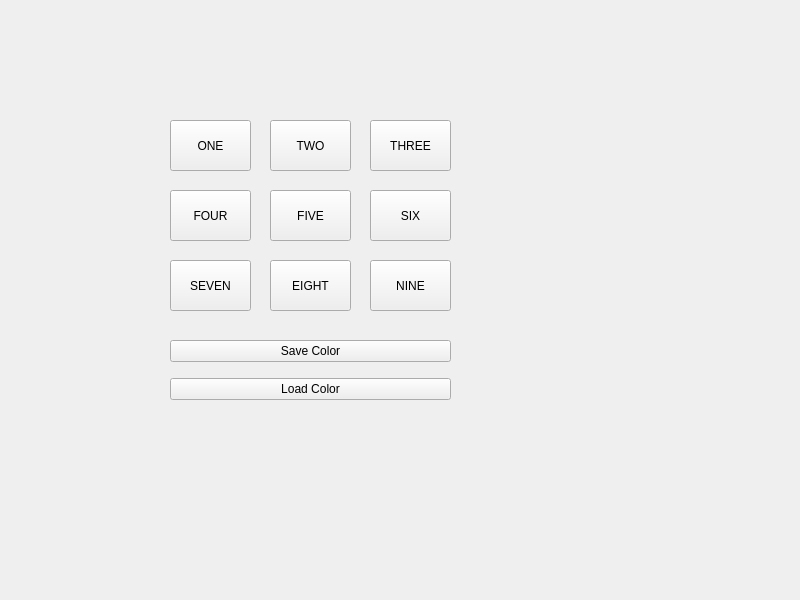
<?xml version="1.0" encoding="UTF-8"?>
<ui version="4.0">
 <class>Widget</class>
 <widget class="QWidget" name="Widget">
  <property name="geometry">
   <rect>
    <x>0</x>
    <y>0</y>
    <width>800</width>
    <height>600</height>
   </rect>
  </property>
  <property name="windowTitle">
   <string>Widget</string>
  </property>
  <widget class="QPushButton" name="Button_1">
   <property name="geometry">
    <rect>
     <x>170</x>
     <y>120</y>
     <width>81</width>
     <height>51</height>
    </rect>
   </property>
   <property name="text">
    <string>ONE</string>
   </property>
  </widget>
  <widget class="QPushButton" name="Button_8">
   <property name="geometry">
    <rect>
     <x>270</x>
     <y>260</y>
     <width>81</width>
     <height>51</height>
    </rect>
   </property>
   <property name="text">
    <string>EIGHT</string>
   </property>
  </widget>
  <widget class="QPushButton" name="Button_2">
   <property name="geometry">
    <rect>
     <x>270</x>
     <y>120</y>
     <width>81</width>
     <height>51</height>
    </rect>
   </property>
   <property name="text">
    <string>TWO</string>
   </property>
  </widget>
  <widget class="QPushButton" name="Button_5">
   <property name="geometry">
    <rect>
     <x>270</x>
     <y>190</y>
     <width>81</width>
     <height>51</height>
    </rect>
   </property>
   <property name="text">
    <string>FIVE</string>
   </property>
  </widget>
  <widget class="QPushButton" name="Button_3">
   <property name="geometry">
    <rect>
     <x>370</x>
     <y>120</y>
     <width>81</width>
     <height>51</height>
    </rect>
   </property>
   <property name="text">
    <string>THREE</string>
   </property>
  </widget>
  <widget class="QPushButton" name="Button_4">
   <property name="geometry">
    <rect>
     <x>170</x>
     <y>190</y>
     <width>81</width>
     <height>51</height>
    </rect>
   </property>
   <property name="text">
    <string>FOUR</string>
   </property>
  </widget>
  <widget class="QPushButton" name="Button_7">
   <property name="geometry">
    <rect>
     <x>170</x>
     <y>260</y>
     <width>81</width>
     <height>51</height>
    </rect>
   </property>
   <property name="text">
    <string>SEVEN</string>
   </property>
  </widget>
  <widget class="QPushButton" name="Button_6">
   <property name="geometry">
    <rect>
     <x>370</x>
     <y>190</y>
     <width>81</width>
     <height>51</height>
    </rect>
   </property>
   <property name="text">
    <string>SIX</string>
   </property>
  </widget>
  <widget class="QPushButton" name="Button_9">
   <property name="geometry">
    <rect>
     <x>370</x>
     <y>260</y>
     <width>81</width>
     <height>51</height>
    </rect>
   </property>
   <property name="text">
    <string>NINE</string>
   </property>
  </widget>
  <widget class="QWidget" name="layoutWidget">
   <property name="geometry">
    <rect>
     <x>170</x>
     <y>330</y>
     <width>281</width>
     <height>81</height>
    </rect>
   </property>
   <layout class="QVBoxLayout" name="verticalLayout">
    <item>
     <widget class="QPushButton" name="SaveColor">
      <property name="text">
       <string>Save Color</string>
      </property>
     </widget>
    </item>
    <item>
     <widget class="QPushButton" name="LoadColor">
      <property name="text">
       <string>Load Color</string>
      </property>
     </widget>
    </item>
   </layout>
  </widget>
 </widget>
 <resources/>
 <connections/>
</ui>
